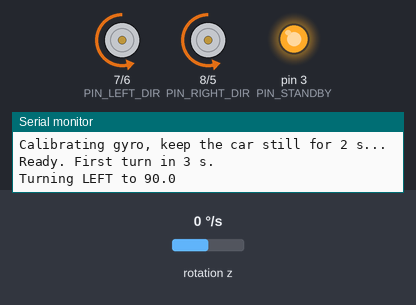
Bench run of a sketch on a simulated Arduino Uno, built with avr-gcc and run on an emulated ATmega328P. Parts: direction and speed pins drawn as motors (green arrow = direction pin HIGH = forward, orange = LOW = backward, longer = more drive, stopped while the standby pin is LOW), output pins drawn as LEDs (lit = HIGH), the last lines printed to the serial monitor. Wiring (inferred from the names in the program): MPU-6050 motion sensor at I2C address 0x68. The inputs (shaded band) are chosen by the test bench; at power-on: rotation z 0 °/s. At 15.3 s the program stops and its outputs stay as they are.

Above: at 6.3 s.
6.4 s: rotation z set to -19 °/s
9.4 s: rotation z set to -23 °/s
At 10.2 s:
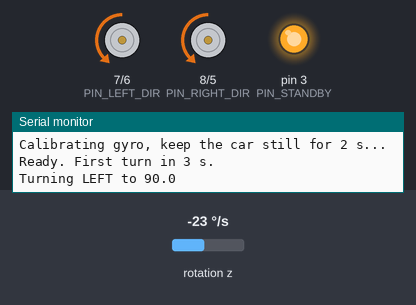
12.2 s: rotation z set to 0 °/s
At 14.6 s:
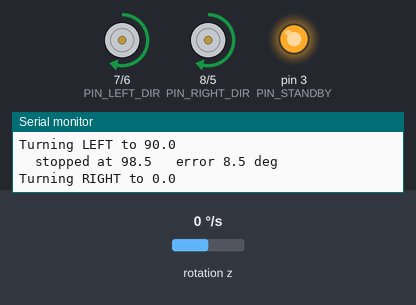
15.2 s: rotation z set to -192 °/s
At 16.0 s:
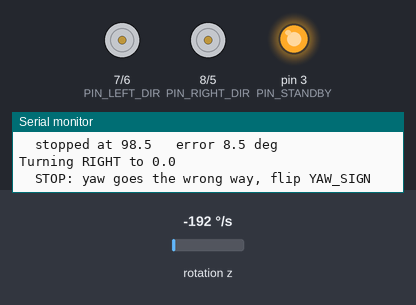
Timing chart, 0 to 16.8 s (numbered marks = the images above; inputs shaded):
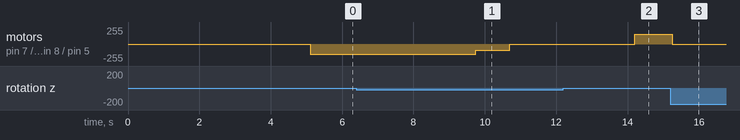

The sketch:

Turn90.ino
```cpp
/*
  Turn90: motors + gyro together. The car turns 90 degrees left, waits, turns back to 0, and repeats.
  The first sketch where the car uses a sensor to decide when to stop.

  Built from Wheel_Test (motor pins and functions) and IMU_Test (gyro reading and yaw).
  Needs the BATTERY ON (motors) and the car ON THE FLOOR (it has to actually turn).
  Serial Monitor at 115200 shows the target, where it stopped and how far it overshot.

  Safety: a turn gives up after 6 s, and stops at once if yaw moves the wrong way
  (that means YAW_SIGN is wrong: fix it in IMU_Test first).
*/

#include <Wire.h>

// ---- Motor pins (Elegoo shield, same as Wheel_Test) ----
const int PIN_RIGHT_SPEED = 5, PIN_RIGHT_DIR = 8;
const int PIN_LEFT_SPEED  = 6, PIN_LEFT_DIR  = 7;
const int PIN_STANDBY     = 3;

// ---- IMU (same as IMU_Test) ----
const uint8_t MPU_ADDR = 0x68;
const float GYRO_PER_DPS = 131.0;
const float YAW_SIGN = -1.0;          // use the value that gave +90 for a left turn in IMU_Test

// ---- Turn settings: tune these ----
const int FAST_SPEED = 150;           // PWM far from the target
const int SLOW_SPEED = 90;            // PWM for the last part (too low and the car won't move at all)
const float SLOW_ZONE_DEG = 25;       // switch to SLOW_SPEED when this close to the target
const float STOP_EARLY_DEG = 3;       // cut the motors this early: the car coasts the rest
const unsigned long TURN_TIMEOUT_MS = 6000;

float gyroZBias = 0, yaw = 0;
unsigned long lastMicros = 0;

// ---------- Motors ----------
void setRight(int speed, bool forward) { digitalWrite(PIN_RIGHT_DIR, forward ? LOW : HIGH); analogWrite(PIN_RIGHT_SPEED, speed); }
void setLeft(int speed, bool forward)  { digitalWrite(PIN_LEFT_DIR,  forward ? HIGH : LOW); analogWrite(PIN_LEFT_SPEED, speed); }
void stopAll() { analogWrite(PIN_RIGHT_SPEED, 0); analogWrite(PIN_LEFT_SPEED, 0); }

// Spin in place. left = true: right side forward, left side backward (counter-clockwise from above).
void spin(int speed, bool left) {
  setRight(speed, left);
  setLeft(speed, !left);
}

// ---------- IMU ----------
void writeReg(uint8_t reg, uint8_t value) {
  Wire.beginTransmission(MPU_ADDR); Wire.write(reg); Wire.write(value); Wire.endTransmission();
}

bool readGyroZ(float &gz) {           // only the 2 bytes we need: gyro z at register 0x47
  Wire.beginTransmission(MPU_ADDR); Wire.write(0x47);
  if (Wire.endTransmission(false) != 0 || Wire.requestFrom(MPU_ADDR, (uint8_t)2) != 2) return false;
  int16_t raw = (int16_t)((Wire.read() << 8) | Wire.read());
  gz = raw / GYRO_PER_DPS;
  return true;
}

// Call this as often as possible: it adds the latest bit of rotation to yaw.
void updateYaw() {
  float gz;
  if (!readGyroZ(gz)) return;
  unsigned long now = micros();
  float dt = (now - lastMicros) / 1e6;
  lastMicros = now;
  float rate = YAW_SIGN * (gz - gyroZBias);
  if (fabs(rate) < 0.2) rate = 0;
  yaw += rate * dt;
}

void calibrate() {
  Serial.println("Calibrating gyro, keep the car still for 2 s...");
  float sum = 0, gz; int n = 0;
  unsigned long start = millis();
  while (millis() - start < 2000) { if (readGyroZ(gz)) { sum += gz; n++; } delay(5); }
  gyroZBias = sum / n;
  lastMicros = micros();
}

// Wait 'ms' milliseconds while still keeping yaw up to date (plain delay() would miss rotation).
void waitTracking(unsigned long ms) {
  unsigned long start = millis();
  while (millis() - start < ms) { updateYaw(); delay(2); }
}

// ---------- The behaviour ----------
// Turn until yaw reaches 'target' degrees. Returns false if it gave up.
bool turnTo(float target) {
  bool left = target > yaw;               // which way to go
  float startYaw = yaw;
  unsigned long start = millis();
  Serial.print("Turning "); Serial.print(left ? "LEFT" : "RIGHT"); Serial.print(" to "); Serial.println(target, 1);

  while (true) {
    updateYaw();
    float remaining = left ? (target - yaw) : (yaw - target);   // degrees still to go

    if (remaining <= STOP_EARLY_DEG) break;                       // close enough: let it coast
    if (millis() - start > TURN_TIMEOUT_MS) { stopAll(); Serial.println("  gave up: timeout (stuck, or speed too low?)"); return false; }
    float moved = left ? (yaw - startYaw) : (startYaw - yaw);
    if (moved < -10) { stopAll(); Serial.println("  STOP: yaw goes the wrong way, flip YAW_SIGN"); return false; }

    spin(remaining > SLOW_ZONE_DEG ? FAST_SPEED : SLOW_SPEED, left);
    delay(2);
  }

  stopAll();
  waitTracking(500);                      // let it coast to a stop while we keep measuring
  Serial.print("  stopped at "); Serial.print(yaw, 1);
  Serial.print("   error "); Serial.print(yaw - target, 1); Serial.println(" deg");
  return true;
}

void setup() {
  Serial.begin(115200);
  while (!Serial && millis() < 3000) {}
  pinMode(PIN_RIGHT_SPEED, OUTPUT); pinMode(PIN_RIGHT_DIR, OUTPUT);
  pinMode(PIN_LEFT_SPEED, OUTPUT);  pinMode(PIN_LEFT_DIR, OUTPUT);
  pinMode(PIN_STANDBY, OUTPUT);
  stopAll();
  digitalWrite(PIN_STANDBY, HIGH);

  Wire.begin();
  writeReg(0x6B, 0x00);                   // wake the MPU-6050
  delay(100);
  calibrate();
  Serial.println("Ready. First turn in 3 s.");
  waitTracking(3000);
}

void loop() {
  if (!turnTo(90)) { stopAll(); while (true) {} }   // on any problem: stop for good (press reset to retry)
  waitTracking(3000);
  if (!turnTo(0))  { stopAll(); while (true) {} }
  waitTracking(3000);
}
```

Measured:
- the behaviour switches between -21 and -22 °/s on rotation z (found by bisection; images 0 and 1)
- after the input at 6.4 s, every drawn part: stays the same
- after the input at 12.2 s, motor on pin 7 (PIN_LEFT_DIR) / pin 6 (PIN_LEFT_SPEED), motor on pin 8 (PIN_RIGHT_DIR) / pin 5 (PIN_RIGHT_SPEED): goes on until 14.2 s, then stays forward 150/255
- after the input at 15.2 s, motor on pin 7 (PIN_LEFT_DIR) / pin 6 (PIN_LEFT_SPEED), motor on pin 8 (PIN_RIGHT_DIR) / pin 5 (PIN_RIGHT_SPEED): forward 150/255 → stopped after 0.05 s
